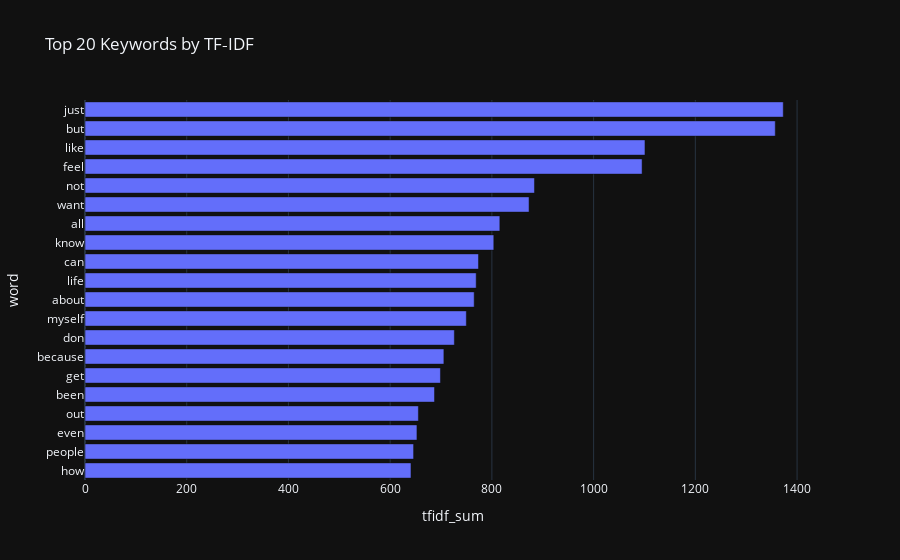

Write notebook code for a chart like this one.
### Code cell
# 可视化（横向条形）
fig = px.bar(top20_tfidf.sort_values("tfidf_sum"), x="tfidf_sum", y="word",
            orientation="h", title="Top 20 Keywords by TF‑IDF")
fig.show()

### Figure 1 — Plotly figure (JSON) as saved in the notebook; plotly's stock layout.template omitted (floating-point values rounded to 4 significant figures)
{"data": [{"hovertemplate": "tfidf_sum=%{x}<br>word=%{y}<extra></extra>", "legendgroup": "", "marker": {"color": "#636efa", "pattern": {"shape": ""}}, "name": "", "orientation": "h", "showlegend": false, "textposition": "auto", "type": "bar", "x": [640.9, 646.0, 652.6, 655.5, 687.2, 698.8, 705.6, 726.2, 749.7, 765.2, 769.1, 773.6, 803.7, 815.6, 873.1, 883.7, 1095.0, 1101.0, 1357.0, 1373.0], "xaxis": "x", "y": ["how", "people", "even", "out", "been", "get", "because", "don", "myself", "about", "life", "can", "know", "all", "want", "not", "feel", "like", "but", "just"], "yaxis": "y"}], "layout": {"barmode": "relative", "legend": {"tracegroupgap": 0}, "title": {"text": "Top 20 Keywords by TF‑IDF"}, "xaxis": {"anchor": "y", "domain": [0, 1], "title": {"text": "tfidf_sum"}}, "yaxis": {"anchor": "x", "domain": [0, 1], "title": {"text": "word"}}}}
